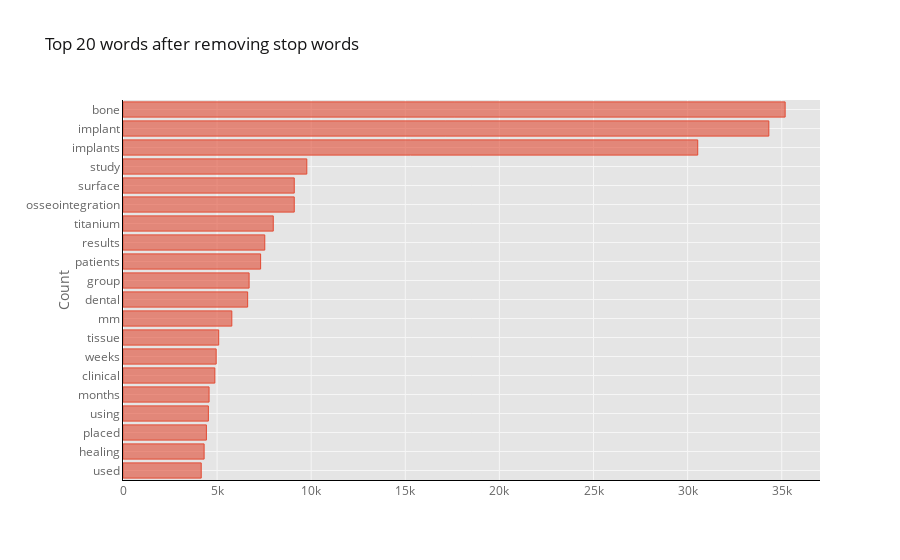

Notebook cell for this chart:
### Markdown cell above
### Visualize Token (vocabulary) Frequency Distribution After Removing Stop Words

### Code cell
def get_top_n_words(corpus, n=None):
    vec = CountVectorizer(stop_words='english').fit(corpus)
    bag_of_words = vec.transform(corpus)
    sum_words = bag_of_words.sum(axis=0) 
    words_freq = [(word, sum_words[0, idx]) for word, idx in vec.vocabulary_.items()]
    words_freq =sorted(words_freq, key = lambda x: x[1], reverse=True)
    return words_freq[:n]
common_words = get_top_n_words(df['abstractClean'], 20)
df2 = pd.DataFrame(common_words, columns = ['abstractClean' , 'count'])
df2.groupby('abstractClean').sum()['count'].sort_values().iplot(kind='barh', yTitle='Count', linecolor='black', title='Top 20 words after removing stop words')

### Figure 1 — Plotly figure (JSON) as saved in the notebook; plotly's stock layout.template omitted (floating-point values rounded to 4 significant figures)
{"data": [{"marker": {"color": "rgba(226, 74, 51, 0.6)", "line": {"color": "rgba(226, 74, 51, 1.0)", "width": 1}}, "name": "count", "orientation": "h", "text": "", "type": "bar", "x": [4156, 4310, 4431, 4537, 4573, 4879, 4951, 5084, 5782, 6623, 6700, 7312, 7533, 7984, 9099, 9099, 9766, 30536, 34314, 35181], "y": ["used", "healing", "placed", "using", "months", "clinical", "weeks", "tissue", "mm", "dental", "group", "patients", "results", "titanium", "osseointegration", "surface", "study", "implants", "implant", "bone"]}], "layout": {"legend": {"bgcolor": "#FFFFFF", "font": {"color": "#666666"}}, "paper_bgcolor": "#FFFFFF", "plot_bgcolor": "#E5E5E5", "title": {"font": {"color": "#151516"}, "text": "Top 20 words after removing stop words"}, "xaxis": {"gridcolor": "#F6F6F6", "linecolor": "black", "showgrid": true, "tickfont": {"color": "#666666"}, "title": {"font": {"color": "#666666"}, "text": ""}, "zerolinecolor": "#F6F6F6"}, "yaxis": {"gridcolor": "#F6F6F6", "linecolor": "black", "showgrid": true, "tickfont": {"color": "#666666"}, "title": {"font": {"color": "#666666"}, "text": "Count"}, "zerolinecolor": "#F6F6F6"}}}
